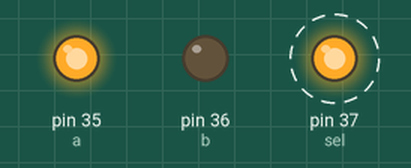
The sketch below on a simulated Arduino Mega 2560, built with avr-gcc and run on an emulated ATmega2560. Parts: output pins drawn as LEDs (lit = HIGH). Dashed ring = blinking.

Above: at 0.5 s.
Timing chart, 0 to 4.6 s (numbered marks = the images above):
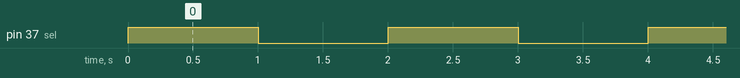

Measured:
- by itself, pin 37 (sel): alternates HIGH for 1.0 s and LOW for 1.0 s

The sketch:

multiplexer.ino
```cpp
int a = 35;
int b = 36;
int sel = 37;

void setup() {
  pinMode(a,OUTPUT);
  pinMode(b,OUTPUT);
  pinMode(sel,OUTPUT);

  digitalWrite(a,HIGH);
  digitalWrite(b,LOW);
}

void loop() {
  digitalWrite(sel,HIGH);
  delay(1000);
  digitalWrite(sel,LOW);
  delay(1000);
}
```
